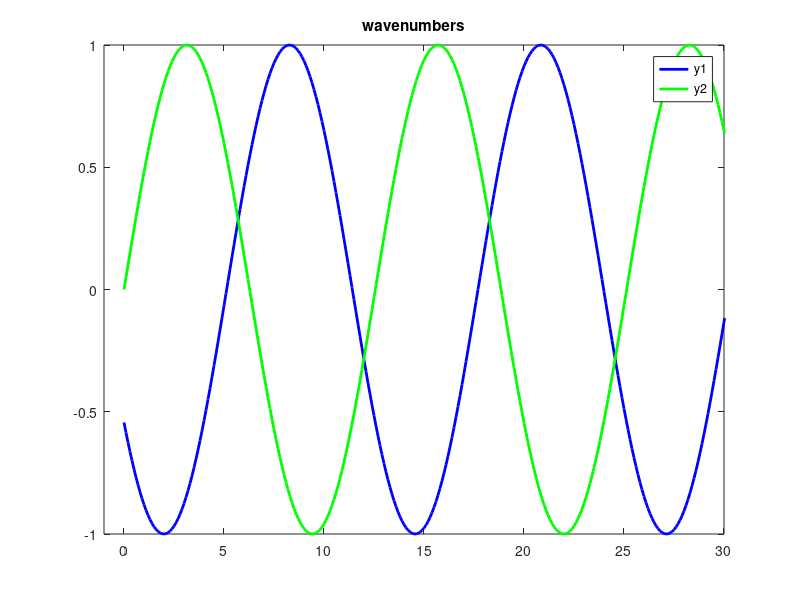

Source code (MATLAB):
%preamble
clear all; close all; clc;
%wavenumber.m

%time variable
t=0:0.1:10*pi;

%wave number
k1=0.5;
k2=0.5;
k3=2;

%for-loop function 
for idx=1:length(t);
    y1(idx)=sin(10+k1*t(idx));
    y2(idx)=sin(k2*t(idx));
%     y3(idx)=sin(k3*t(idx));
end 
plot(t,y1,'b','linewidth',2)
title('wavenumbers')
 axis([-1,30,-1,1])
hold all
plot(t,y2,'g','linewidth',2)
% plot(t,y3,'r','linewidth',2)
legend('y1','y2')